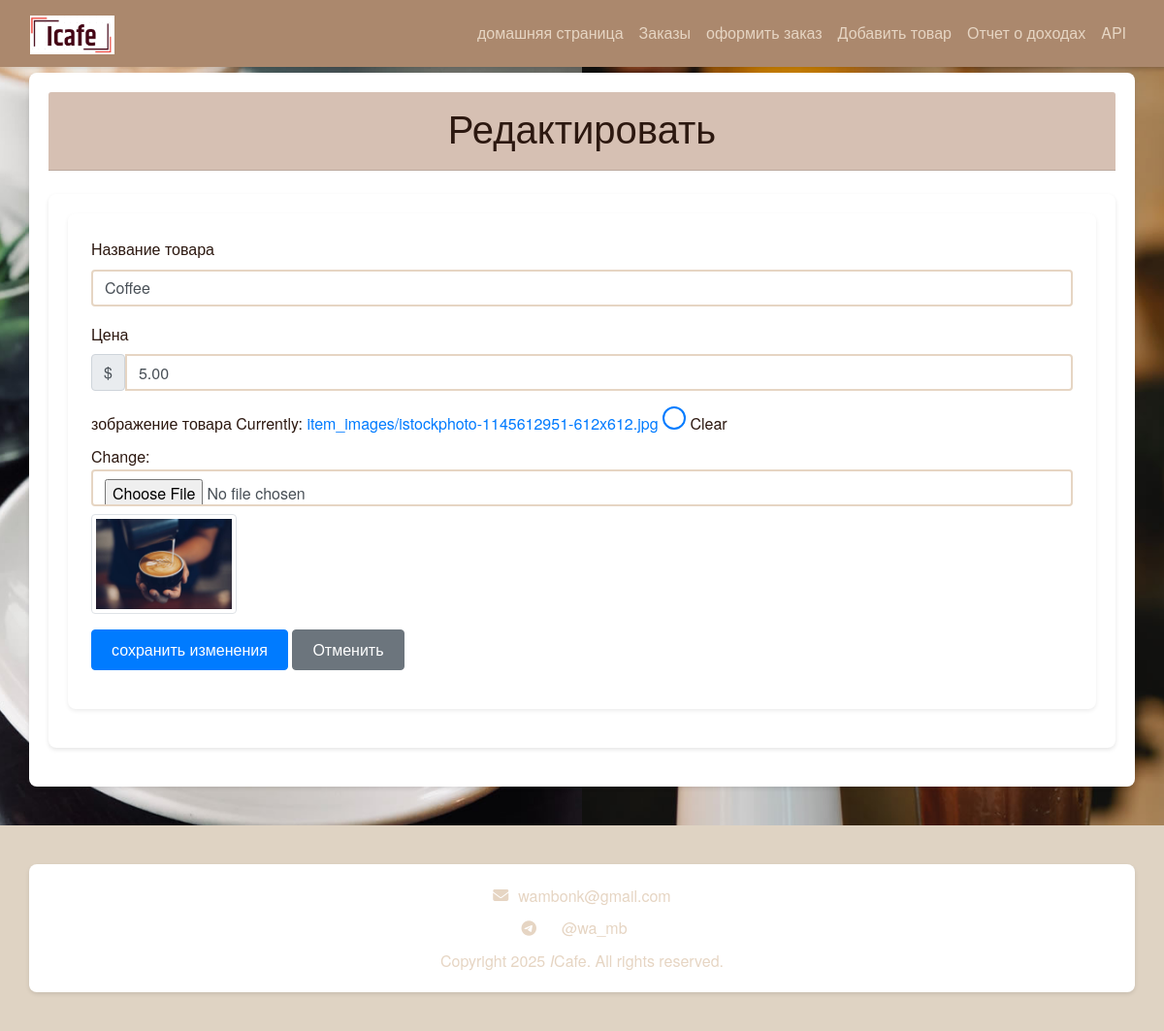
/edit_item/1/, run on the app's committed database.
### orders/models.py (models this page shows, shortened)
class Item(models.Model):
    name = models.CharField(max_length=100)
    price = models.DecimalField(max_digits=10, decimal_places=2)
    image = models.ImageField(upload_to='item_images/', blank=True, null=True)

### orders/views.py (the view)
# urls.py: path('edit_item/<int:item_id>/', views.edit_item, name='edit_item'),
def edit_item(request, item_id):
    item = get_object_or_404(Item, id=item_id)
    if request.method == 'POST':
        form = ItemForm(request.POST, request.FILES, instance=item)
        if form.is_valid():
            form.save()
            return redirect('home')
    else:
        form = ItemForm(instance=item)
    return render(request, 'orders/edit_item.html', {'form': form, 'item': item})

### orders/forms.py
class ItemForm(forms.ModelForm):
    class Meta:
        model = Item
        fields = ['name', 'price', 'image']
        widgets = {
            'name': forms.TextInput(attrs={'class': 'form-control'}),
            'price': forms.NumberInput(attrs={'class': 'form-control'}),
            'image': forms.ClearableFileInput(attrs={'class': 'form-control'}),
        }

### templates/orders/edit_item.html (shortened to what this page needs)
{% extends 'orders/base.html' %}
{% block content %}
  <div class="card-header text-center">
        <h1>Редактировать</h1>
  </div>
<div class="container mt-4">
    <div class="card p-4 shadow-sm">
        <form method="POST" enctype="multipart/form-data">
            <div class="mb-3">
                <label for="{{ form.name.id_for_label }}" class="form-label">Название товара</label>
                {{ form.name }}
            </div>
            <div class="mb-3">
                <label for="{{ form.price.id_for_label }}" class="form-label">Цена</label>
                <div class="input-group">
                    <span class="input-group-text">$</span>
                    {{ form.price }}
                </div>
            </div>
            <div class="mb-3">
                <label for="{{ form.image.id_for_label }}" class="form-label">зображение товара</label>
                {{ form.image }}
                {% if item.image %}
                    <div class="mt-2">
                        <img src="{{ item.image.url }}" class="img-thumbnail" alt="{{ item.name }}" style="max-width: 150px;">
                    </div>
                {% endif %}
            </div>
            <div class="mb-3">
                <button type="submit" class="btn btn-primary">сохранить изменения</button>
                <a href="{% url 'home' %}" class="btn btn-secondary">Отменить</a>
            </div>
        </form>
    </div>
</div>
{% endblock %}

### static/css/style.css (style rules this page uses)
body { font-family: 'Helvetica Neue', Arial, sans-serif; background-color: #f8f4f1; color: #2c1810; line-height: 1.6; background-image: url('/static/images/background2.jpg'); background-size: cover; background-position: center; background-repeat: no-repeat; }
.container { background-color: #ffffff; border-radius: 8px; box-shadow: 0 2px 4px rgba(0,0,0,0.1); padding: 20px; margin-top: 20px; margin-bottom: 20px; }
.form-control { border: 2px solid #e6d5c3; border-radius: 4px; padding: 8px 12px; }
.btn { padding: 8px 20px; border-radius: 4px; font-weight: 500; transition: all 0.3s ease; }
.card { border: none; border-radius: 8px; box-shadow: 0 2px 4px rgba(0,0,0,0.1); margin-bottom: 20px; transition: transform 0.3s ease, box-shadow 0.3s ease; }
.card-header { background-color: #D6C0B3; }
input[type="checkbox"] { appearance: none; -webkit-appearance: none; -moz-appearance: none; width: 24px; height: 24px; border: 2px solid #007bff; border-radius: 50%; outline: none; cursor: pointer; position: relative; background-color: white; transition: all 0.2s ease-in-out; }
input[type="checkbox"]::before { content: '✔'; font-size: 16px; color: white; display: none; position: absolute; top: 2px; left: 5px; }

### data on the page
Item: name "Coffee", price "5.00", image (picture)
